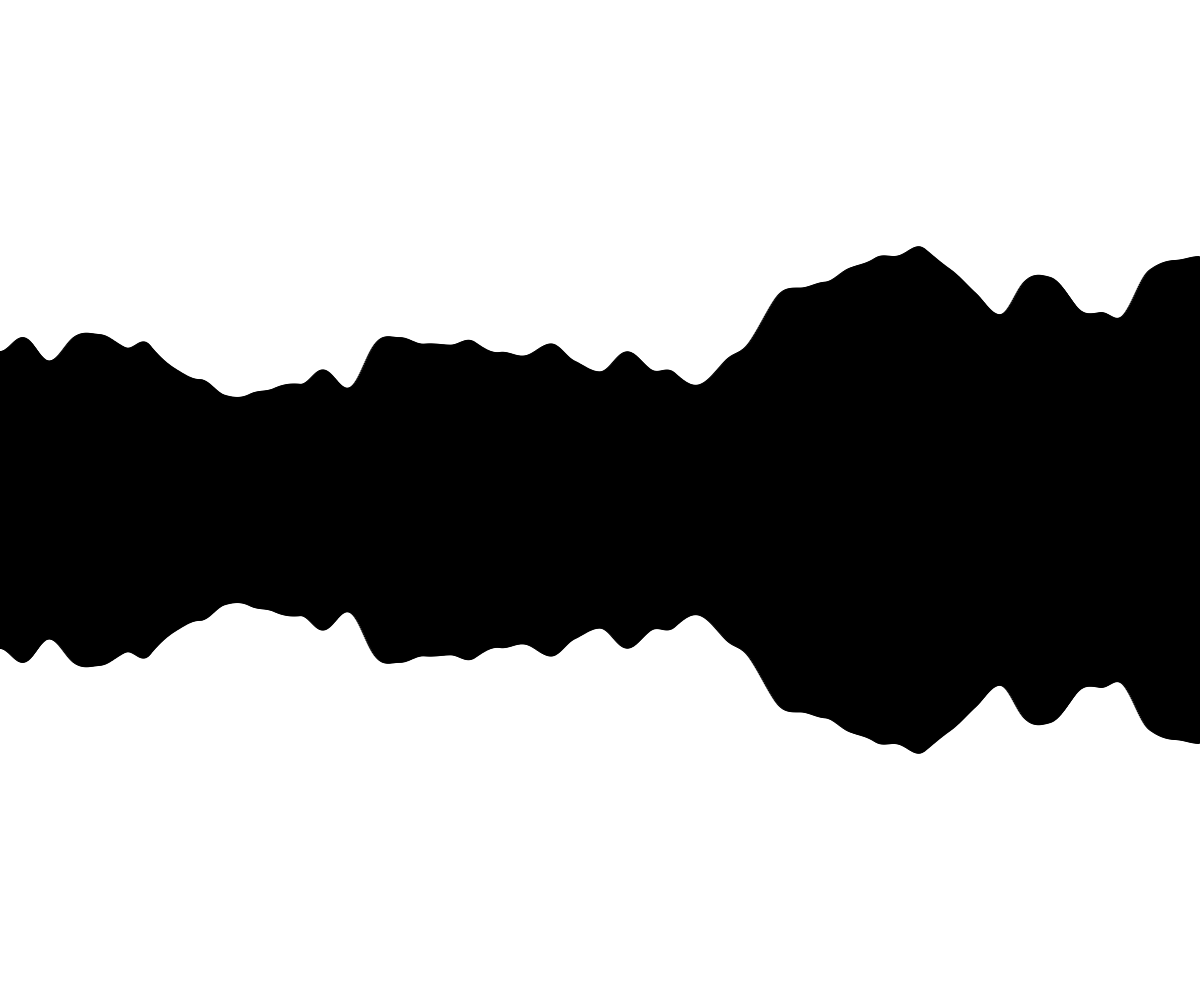
Frame 1 (no input)
Frame 60 (no input): identical to frame 1, image omitted
Frame 120 (the mouse pressed at the canvas centre since frame 60): identical to frame 1, image omitted

The p5.js sketch that drew this single still picture (run headless with seeded random() and noise() and a simulated clock; from frame 60 on, the mouse is pressed at the canvas centre):

// p5.js sketch
// ── sketch.js
// Terrain Starter
// Treydon Olfert
// March 11, 2024
// Procedurally Generated 2D Terrain

let rectWidth = 1;
let changeHeight = 5;
function setup() {
  createCanvas(windowWidth, windowHeight);
  background(255);
  rectMode(CENTER);
  drawRectangles();
}

function drawRectangles() {
  //generate side to side rectangles of varying height
  let rectHeight;
  fill(0);
  for (let x = 0; x < width; x += rectWidth) {
    //rectHeight = x; - pattern

    //random()
    //rectHeight = random(0, height*0.8);

    //noise()
    rectHeight = noise(changeHeight);
    rectHeight = map(rectHeight,0,1,0,height*0.8);
    changeHeight += 0.005;
    rect(x,height/2, rectWidth, rectHeight);
  }

}

function draw() {
}
